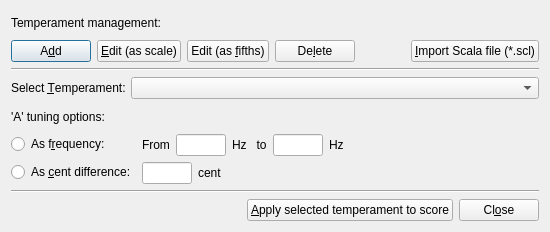
<?xml version="1.0" encoding="UTF-8"?>
<ui version="4.0">
 <class>Dialog</class>
 <widget class="QDialog" name="Dialog">
  <property name="geometry">
   <rect>
    <x>0</x>
    <y>0</y>
    <width>550</width>
    <height>232</height>
   </rect>
  </property>
  <property name="windowTitle">
   <string>Select a Temperament to Apply</string>
  </property>
  <layout class="QVBoxLayout" name="verticalLayout" stretch="0,0,0,0,0,0,0,1">
   <item>
    <widget class="QLabel" name="labelButtons">
     <property name="text">
      <string>Temperament management:</string>
     </property>
    </widget>
   </item>
   <item>
    <layout class="QHBoxLayout" name="horizButtons">
     <item>
      <widget class="QPushButton" name="pushAdd">
       <property name="enabled">
        <bool>true</bool>
       </property>
       <property name="toolTip">
        <string>Manually add a new temperament</string>
       </property>
       <property name="text">
        <string>A&amp;dd</string>
       </property>
      </widget>
     </item>
     <item>
      <widget class="QPushButton" name="pushEditScale">
       <property name="enabled">
        <bool>true</bool>
       </property>
       <property name="toolTip">
        <string>Edit the selected temperament (in scale form)</string>
       </property>
       <property name="text">
        <string>&amp;Edit (as scale)</string>
       </property>
      </widget>
     </item>
     <item>
      <widget class="QPushButton" name="pushEditFifths">
       <property name="toolTip">
        <string>Edit the selected temperament (in circle of fifths form)</string>
       </property>
       <property name="text">
        <string>Edit (as &amp;fifths)</string>
       </property>
      </widget>
     </item>
     <item>
      <widget class="QPushButton" name="pushDelete">
       <property name="enabled">
        <bool>true</bool>
       </property>
       <property name="toolTip">
        <string>Delete the selected temperament</string>
       </property>
       <property name="text">
        <string>De&amp;lete</string>
       </property>
      </widget>
     </item>
     <item>
      <spacer name="horizontalSpacer">
       <property name="orientation">
        <enum>Qt::Horizontal</enum>
       </property>
       <property name="sizeHint" stdset="0">
        <size>
         <width>40</width>
         <height>20</height>
        </size>
       </property>
      </spacer>
     </item>
     <item>
      <widget class="QPushButton" name="pushImport">
       <property name="toolTip">
        <string>Import a Scala scale file and add it to the collection</string>
       </property>
       <property name="text">
        <string>&amp;Import Scala file (*.scl)</string>
       </property>
      </widget>
     </item>
    </layout>
   </item>
   <item>
    <widget class="Line" name="line">
     <property name="orientation">
      <enum>Qt::Horizontal</enum>
     </property>
    </widget>
   </item>
   <item>
    <layout class="QFormLayout" name="formTemper">
     <property name="fieldGrowthPolicy">
      <enum>QFormLayout::AllNonFixedFieldsGrow</enum>
     </property>
     <property name="topMargin">
      <number>0</number>
     </property>
     <item row="1" column="0">
      <widget class="QLabel" name="labelTemper">
       <property name="text">
        <string>Select &amp;Temperament:</string>
       </property>
       <property name="buddy">
        <cstring>comboTemper</cstring>
       </property>
      </widget>
     </item>
     <item row="1" column="1">
      <widget class="QComboBox" name="comboTemper">
       <property name="toolTip">
        <string>Select a temperament to apply to the score</string>
       </property>
      </widget>
     </item>
    </layout>
   </item>
   <item>
    <widget class="QLabel" name="labelATuning">
     <property name="text">
      <string>'A' tuning options:</string>
     </property>
    </widget>
   </item>
   <item>
    <layout class="QFormLayout" name="formATuning">
     <property name="fieldGrowthPolicy">
      <enum>QFormLayout::AllNonFixedFieldsGrow</enum>
     </property>
     <item row="0" column="0">
      <widget class="QRadioButton" name="radioAFreq">
       <property name="toolTip">
        <string>Retune A to a certain frequency</string>
       </property>
       <property name="text">
        <string>As f&amp;requency:</string>
       </property>
      </widget>
     </item>
     <item row="0" column="1">
      <layout class="QHBoxLayout" name="horizFreq">
       <item>
        <widget class="QLabel" name="labelFrom">
         <property name="text">
          <string>From</string>
         </property>
        </widget>
       </item>
       <item>
        <widget class="QLineEdit" name="lineFrom">
         <property name="sizePolicy">
          <sizepolicy hsizetype="Expanding" vsizetype="Fixed">
           <horstretch>0</horstretch>
           <verstretch>0</verstretch>
          </sizepolicy>
         </property>
         <property name="minimumSize">
          <size>
           <width>50</width>
           <height>0</height>
          </size>
         </property>
         <property name="maximumSize">
          <size>
           <width>50</width>
           <height>16777215</height>
          </size>
         </property>
         <property name="toolTip">
          <string>The A reference frequency (of your sound card or MIDI instrument)</string>
         </property>
         <property name="inputMask">
          <string/>
         </property>
         <property name="text">
          <string/>
         </property>
         <property name="maxLength">
          <number>5</number>
         </property>
         <property name="alignment">
          <set>Qt::AlignRight|Qt::AlignTrailing|Qt::AlignVCenter</set>
         </property>
        </widget>
       </item>
       <item>
        <widget class="QLabel" name="labelTo">
         <property name="text">
          <string>Hz   to</string>
         </property>
        </widget>
       </item>
       <item>
        <widget class="QLineEdit" name="lineTo">
         <property name="maximumSize">
          <size>
           <width>50</width>
           <height>16777215</height>
          </size>
         </property>
         <property name="toolTip">
          <string>The frequency to retune A to</string>
         </property>
         <property name="maxLength">
          <number>5</number>
         </property>
         <property name="alignment">
          <set>Qt::AlignRight|Qt::AlignTrailing|Qt::AlignVCenter</set>
         </property>
        </widget>
       </item>
       <item>
        <widget class="QLabel" name="labelHz">
         <property name="text">
          <string>Hz</string>
         </property>
        </widget>
       </item>
       <item>
        <spacer name="horizontalSpacer_2">
         <property name="orientation">
          <enum>Qt::Horizontal</enum>
         </property>
         <property name="sizeHint" stdset="0">
          <size>
           <width>40</width>
           <height>20</height>
          </size>
         </property>
        </spacer>
       </item>
      </layout>
     </item>
     <item row="1" column="0">
      <widget class="QRadioButton" name="radioACent">
       <property name="toolTip">
        <string>Retune A by a certain amount of cents</string>
       </property>
       <property name="text">
        <string>As &amp;cent difference:</string>
       </property>
      </widget>
     </item>
     <item row="1" column="1">
      <layout class="QHBoxLayout" name="horizCent">
       <item>
        <widget class="QLineEdit" name="lineCent">
         <property name="maximumSize">
          <size>
           <width>50</width>
           <height>16777215</height>
          </size>
         </property>
         <property name="toolTip">
          <string>The amount of cents to retune A of</string>
         </property>
         <property name="inputMask">
          <string>#900; </string>
         </property>
         <property name="maxLength">
          <number>4</number>
         </property>
         <property name="alignment">
          <set>Qt::AlignRight|Qt::AlignTrailing|Qt::AlignVCenter</set>
         </property>
        </widget>
       </item>
       <item>
        <widget class="QLabel" name="labelCent">
         <property name="text">
          <string>cent</string>
         </property>
         <property name="buddy">
          <cstring>lineCent</cstring>
         </property>
        </widget>
       </item>
       <item>
        <spacer name="horizontalSpacer_3">
         <property name="orientation">
          <enum>Qt::Horizontal</enum>
         </property>
         <property name="sizeHint" stdset="0">
          <size>
           <width>40</width>
           <height>20</height>
          </size>
         </property>
        </spacer>
       </item>
      </layout>
     </item>
    </layout>
   </item>
   <item>
    <widget class="Line" name="line_2">
     <property name="orientation">
      <enum>Qt::Horizontal</enum>
     </property>
    </widget>
   </item>
   <item>
    <layout class="QHBoxLayout" name="horizCommands">
     <item>
      <spacer name="horizontalSpacer_4">
       <property name="orientation">
        <enum>Qt::Horizontal</enum>
       </property>
       <property name="sizeHint" stdset="0">
        <size>
         <width>40</width>
         <height>20</height>
        </size>
       </property>
      </spacer>
     </item>
     <item>
      <widget class="QPushButton" name="pushOk">
       <property name="text">
        <string>&amp;Apply selected temperament to score</string>
       </property>
      </widget>
     </item>
     <item>
      <widget class="QPushButton" name="pushCancel">
       <property name="toolTip">
        <string>Exit without applying any temperament</string>
       </property>
       <property name="text">
        <string>Cl&amp;ose</string>
       </property>
      </widget>
     </item>
    </layout>
   </item>
  </layout>
 </widget>
 <resources/>
 <connections/>
</ui>
